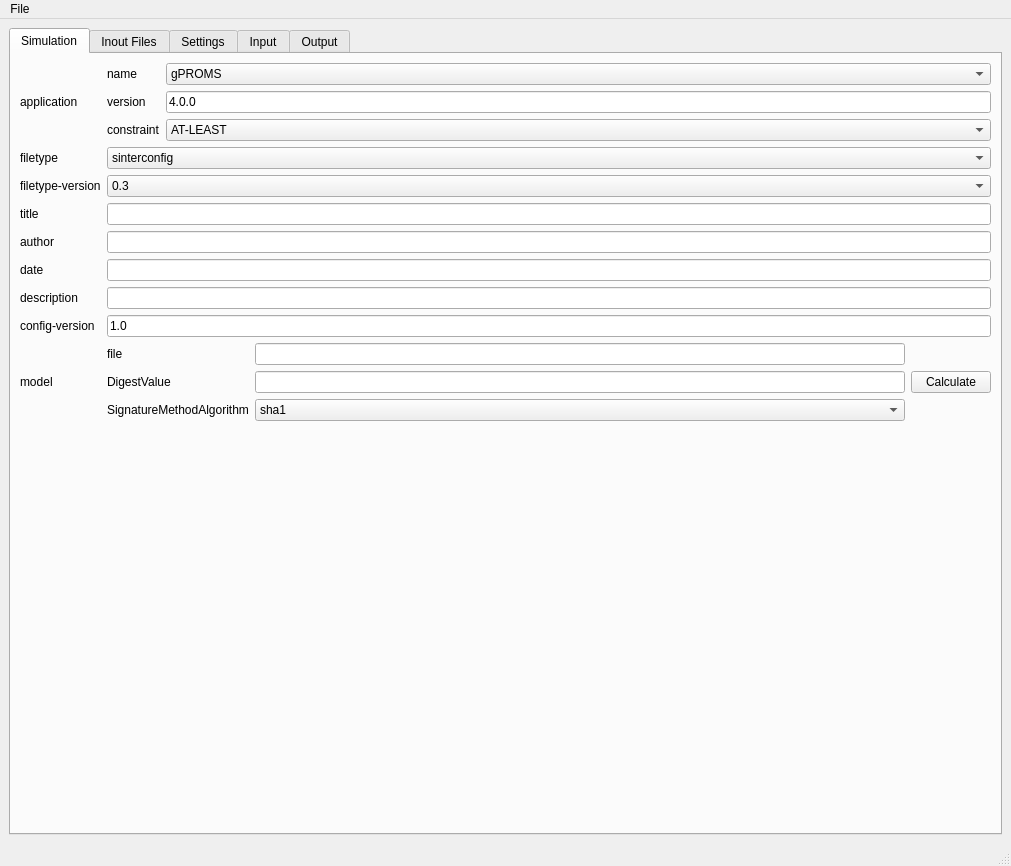
<?xml version="1.0" encoding="UTF-8"?>
<ui version="4.0">
 <class>MainWindow</class>
 <widget class="QMainWindow" name="MainWindow">
  <property name="geometry">
   <rect>
    <x>0</x>
    <y>0</y>
    <width>1011</width>
    <height>866</height>
   </rect>
  </property>
  <property name="windowTitle">
   <string>MainWindow</string>
  </property>
  <widget class="QWidget" name="centralwidget">
   <layout class="QVBoxLayout" name="verticalLayout_4">
    <item>
     <widget class="QTabWidget" name="inputs_table_2">
      <property name="currentIndex">
       <number>0</number>
      </property>
      <widget class="QWidget" name="simulation">
       <attribute name="title">
        <string>Simulation</string>
       </attribute>
       <layout class="QVBoxLayout" name="verticalLayout_5">
        <item>
         <layout class="QGridLayout" name="gridLayout">
          <item row="0" column="0">
           <widget class="QLabel" name="label_4">
            <property name="sizePolicy">
             <sizepolicy hsizetype="Maximum" vsizetype="Preferred">
              <horstretch>0</horstretch>
              <verstretch>0</verstretch>
             </sizepolicy>
            </property>
            <property name="text">
             <string>application</string>
            </property>
           </widget>
          </item>
          <item row="6" column="2">
           <widget class="QLineEdit" name="date"/>
          </item>
          <item row="0" column="2">
           <layout class="QGridLayout" name="gridLayout_2">
            <item row="1" column="0">
             <widget class="QLabel" name="label_5">
              <property name="text">
               <string>version</string>
              </property>
              <property name="buddy">
               <cstring>application_version</cstring>
              </property>
             </widget>
            </item>
            <item row="0" column="0">
             <widget class="QLabel" name="label">
              <property name="sizePolicy">
               <sizepolicy hsizetype="Maximum" vsizetype="Preferred">
                <horstretch>0</horstretch>
                <verstretch>0</verstretch>
               </sizepolicy>
              </property>
              <property name="text">
               <string>name</string>
              </property>
              <property name="buddy">
               <cstring>application_name</cstring>
              </property>
             </widget>
            </item>
            <item row="2" column="0">
             <widget class="QLabel" name="label_6">
              <property name="text">
               <string>constraint</string>
              </property>
              <property name="buddy">
               <cstring>application_constraint</cstring>
              </property>
             </widget>
            </item>
            <item row="0" column="1">
             <widget class="QComboBox" name="application_name">
              <item>
               <property name="text">
                <string>gPROMS</string>
               </property>
              </item>
             </widget>
            </item>
            <item row="1" column="1">
             <widget class="QLineEdit" name="application_version">
              <property name="text">
               <string>4.0.0</string>
              </property>
             </widget>
            </item>
            <item row="2" column="1">
             <widget class="QComboBox" name="application_constraint">
              <item>
               <property name="text">
                <string>AT-LEAST</string>
               </property>
              </item>
             </widget>
            </item>
           </layout>
          </item>
          <item row="6" column="0">
           <widget class="QLabel" name="label_9">
            <property name="text">
             <string>date</string>
            </property>
            <property name="buddy">
             <cstring>date</cstring>
            </property>
           </widget>
          </item>
          <item row="2" column="2">
           <widget class="QComboBox" name="filetype">
            <item>
             <property name="text">
              <string>sinterconfig</string>
             </property>
            </item>
           </widget>
          </item>
          <item row="3" column="0">
           <widget class="QLabel" name="label_2">
            <property name="text">
             <string>filetype-version</string>
            </property>
            <property name="buddy">
             <cstring>filetype_version</cstring>
            </property>
           </widget>
          </item>
          <item row="8" column="0">
           <widget class="QLabel" name="label_11">
            <property name="text">
             <string>config-version</string>
            </property>
            <property name="buddy">
             <cstring>config_version</cstring>
            </property>
           </widget>
          </item>
          <item row="4" column="2">
           <widget class="QLineEdit" name="title"/>
          </item>
          <item row="3" column="2">
           <widget class="QComboBox" name="filetype_version">
            <item>
             <property name="text">
              <string>0.3</string>
             </property>
            </item>
           </widget>
          </item>
          <item row="5" column="0">
           <widget class="QLabel" name="label_8">
            <property name="text">
             <string>author</string>
            </property>
            <property name="buddy">
             <cstring>author</cstring>
            </property>
           </widget>
          </item>
          <item row="2" column="0">
           <widget class="QLabel" name="label_3">
            <property name="text">
             <string>filetype</string>
            </property>
            <property name="buddy">
             <cstring>filetype</cstring>
            </property>
           </widget>
          </item>
          <item row="7" column="2">
           <widget class="QLineEdit" name="description"/>
          </item>
          <item row="8" column="2">
           <widget class="QLineEdit" name="config_version">
            <property name="text">
             <string>1.0</string>
            </property>
           </widget>
          </item>
          <item row="9" column="0">
           <widget class="QLabel" name="label_12">
            <property name="text">
             <string>model</string>
            </property>
           </widget>
          </item>
          <item row="7" column="0">
           <widget class="QLabel" name="label_10">
            <property name="text">
             <string>description</string>
            </property>
            <property name="buddy">
             <cstring>description</cstring>
            </property>
           </widget>
          </item>
          <item row="9" column="2">
           <layout class="QGridLayout" name="gridLayout_5">
            <item row="1" column="2">
             <widget class="QPushButton" name="digest_calculate">
              <property name="text">
               <string>Calculate</string>
              </property>
             </widget>
            </item>
            <item row="0" column="0">
             <widget class="QLabel" name="label_13">
              <property name="text">
               <string>file</string>
              </property>
              <property name="buddy">
               <cstring>model_file</cstring>
              </property>
             </widget>
            </item>
            <item row="0" column="1">
             <widget class="QLineEdit" name="model_file"/>
            </item>
            <item row="1" column="1">
             <widget class="QLineEdit" name="model_digest_value"/>
            </item>
            <item row="1" column="0">
             <widget class="QLabel" name="label_14">
              <property name="text">
               <string>DigestValue</string>
              </property>
              <property name="buddy">
               <cstring>model_digest_value</cstring>
              </property>
             </widget>
            </item>
            <item row="2" column="0">
             <widget class="QLabel" name="label_15">
              <property name="text">
               <string>SignatureMethodAlgorithm</string>
              </property>
              <property name="buddy">
               <cstring>mode_digest_method</cstring>
              </property>
             </widget>
            </item>
            <item row="2" column="1">
             <widget class="QComboBox" name="mode_digest_method">
              <item>
               <property name="text">
                <string>sha1</string>
               </property>
              </item>
             </widget>
            </item>
           </layout>
          </item>
          <item row="5" column="2">
           <widget class="QLineEdit" name="author"/>
          </item>
          <item row="4" column="0">
           <widget class="QLabel" name="label_7">
            <property name="text">
             <string>title</string>
            </property>
            <property name="buddy">
             <cstring>title</cstring>
            </property>
           </widget>
          </item>
         </layout>
        </item>
        <item>
         <spacer name="verticalSpacer">
          <property name="orientation">
           <enum>Qt::Vertical</enum>
          </property>
          <property name="sizeHint" stdset="0">
           <size>
            <width>20</width>
            <height>413</height>
           </size>
          </property>
         </spacer>
        </item>
       </layout>
      </widget>
      <widget class="QWidget" name="input_files">
       <attribute name="title">
        <string>Inout Files</string>
       </attribute>
       <layout class="QVBoxLayout" name="verticalLayout_3">
        <item>
         <layout class="QHBoxLayout" name="horizontalLayout_3">
          <item>
           <widget class="QPushButton" name="add_input_file">
            <property name="text">
             <string>add</string>
            </property>
           </widget>
          </item>
          <item>
           <widget class="QPushButton" name="del_input_file">
            <property name="text">
             <string>delete</string>
            </property>
           </widget>
          </item>
          <item>
           <widget class="QPushButton" name="digest_input_files">
            <property name="text">
             <string>calculate digest value</string>
            </property>
           </widget>
          </item>
          <item>
           <spacer name="horizontalSpacer_3">
            <property name="orientation">
             <enum>Qt::Horizontal</enum>
            </property>
            <property name="sizeHint" stdset="0">
             <size>
              <width>40</width>
              <height>20</height>
             </size>
            </property>
           </spacer>
          </item>
         </layout>
        </item>
        <item>
         <widget class="QTableWidget" name="input_files_table">
          <column>
           <property name="text">
            <string>file</string>
           </property>
          </column>
          <column>
           <property name="text">
            <string>DigestValue</string>
           </property>
          </column>
          <column>
           <property name="text">
            <string>SignatureMethodAlgorithm</string>
           </property>
          </column>
         </widget>
        </item>
       </layout>
      </widget>
      <widget class="QWidget" name="settings">
       <attribute name="title">
        <string>Settings</string>
       </attribute>
       <layout class="QVBoxLayout" name="verticalLayout">
        <item>
         <widget class="QTableWidget" name="settings_table">
          <row>
           <property name="text">
            <string>ProcessName</string>
           </property>
          </row>
          <row>
           <property name="text">
            <string>Password</string>
           </property>
          </row>
          <column>
           <property name="text">
            <string>type</string>
           </property>
          </column>
          <column>
           <property name="text">
            <string>default</string>
           </property>
          </column>
          <column>
           <property name="text">
            <string>description</string>
           </property>
          </column>
          <item row="0" column="0">
           <property name="text">
            <string>string</string>
           </property>
          </item>
          <item row="0" column="1">
           <property name="text">
            <string/>
           </property>
           <property name="flags">
            <set>ItemIsSelectable|ItemIsEditable|ItemIsDragEnabled|ItemIsUserCheckable|ItemIsEnabled</set>
           </property>
          </item>
          <item row="0" column="2">
           <property name="text">
            <string>Simulation specific setting: ProcessName</string>
           </property>
          </item>
          <item row="1" column="0">
           <property name="text">
            <string>string</string>
           </property>
          </item>
          <item row="1" column="1">
           <property name="flags">
            <set>ItemIsSelectable|ItemIsEditable|ItemIsDragEnabled|ItemIsUserCheckable|ItemIsEnabled</set>
           </property>
          </item>
          <item row="1" column="2">
           <property name="text">
            <string>Simulation specific setting: Password</string>
           </property>
          </item>
         </widget>
        </item>
       </layout>
      </widget>
      <widget class="QWidget" name="input">
       <attribute name="title">
        <string>Input</string>
       </attribute>
       <layout class="QVBoxLayout" name="verticalLayout_2">
        <item>
         <layout class="QHBoxLayout" name="horizontalLayout_2">
          <item>
           <widget class="QPushButton" name="add_input">
            <property name="text">
             <string>add</string>
            </property>
           </widget>
          </item>
          <item>
           <widget class="QPushButton" name="delete_input">
            <property name="text">
             <string>delete</string>
            </property>
           </widget>
          </item>
          <item>
           <spacer name="horizontalSpacer_2">
            <property name="orientation">
             <enum>Qt::Horizontal</enum>
            </property>
            <property name="sizeHint" stdset="0">
             <size>
              <width>40</width>
              <height>20</height>
             </size>
            </property>
           </spacer>
          </item>
         </layout>
        </item>
        <item>
         <widget class="QTableWidget" name="inputs_table">
          <column>
           <property name="text">
            <string>path</string>
           </property>
          </column>
          <column>
           <property name="text">
            <string>type</string>
           </property>
          </column>
          <column>
           <property name="text">
            <string>default</string>
           </property>
          </column>
          <column>
           <property name="text">
            <string>max</string>
           </property>
          </column>
          <column>
           <property name="text">
            <string>min</string>
           </property>
          </column>
          <column>
           <property name="text">
            <string>units</string>
           </property>
          </column>
          <column>
           <property name="text">
            <string>description</string>
           </property>
          </column>
         </widget>
        </item>
       </layout>
      </widget>
      <widget class="QWidget" name="output">
       <attribute name="title">
        <string>Output</string>
       </attribute>
       <layout class="QVBoxLayout" name="verticalLayout_8">
        <item>
         <layout class="QHBoxLayout" name="horizontalLayout">
          <item>
           <widget class="QPushButton" name="add_output">
            <property name="text">
             <string>add</string>
            </property>
           </widget>
          </item>
          <item>
           <widget class="QPushButton" name="delete_output">
            <property name="text">
             <string>delete</string>
            </property>
           </widget>
          </item>
          <item>
           <spacer name="horizontalSpacer">
            <property name="orientation">
             <enum>Qt::Horizontal</enum>
            </property>
            <property name="sizeHint" stdset="0">
             <size>
              <width>40</width>
              <height>20</height>
             </size>
            </property>
           </spacer>
          </item>
         </layout>
        </item>
        <item>
         <widget class="QTableWidget" name="outputs_table">
          <column>
           <property name="text">
            <string>path</string>
           </property>
          </column>
          <column>
           <property name="text">
            <string>type</string>
           </property>
          </column>
          <column>
           <property name="text">
            <string>default</string>
           </property>
          </column>
          <column>
           <property name="text">
            <string>units</string>
           </property>
          </column>
          <column>
           <property name="text">
            <string>description</string>
           </property>
          </column>
         </widget>
        </item>
       </layout>
      </widget>
     </widget>
    </item>
   </layout>
  </widget>
  <widget class="QMenuBar" name="menubar">
   <property name="geometry">
    <rect>
     <x>0</x>
     <y>0</y>
     <width>1011</width>
     <height>21</height>
    </rect>
   </property>
   <widget class="QMenu" name="menuLoad">
    <property name="title">
     <string>File</string>
    </property>
    <addaction name="actionSave"/>
    <addaction name="actionLoad"/>
    <addaction name="actionQuit"/>
   </widget>
   <addaction name="menuLoad"/>
  </widget>
  <widget class="QStatusBar" name="statusbar"/>
  <action name="actionSave">
   <property name="text">
    <string>Save</string>
   </property>
  </action>
  <action name="actionLoad">
   <property name="text">
    <string>Load</string>
   </property>
  </action>
  <action name="actionQuit">
   <property name="text">
    <string>Quit</string>
   </property>
  </action>
 </widget>
 <tabstops>
  <tabstop>application_name</tabstop>
  <tabstop>application_version</tabstop>
  <tabstop>application_constraint</tabstop>
  <tabstop>filetype</tabstop>
  <tabstop>filetype_version</tabstop>
  <tabstop>title</tabstop>
  <tabstop>author</tabstop>
  <tabstop>date</tabstop>
  <tabstop>description</tabstop>
  <tabstop>config_version</tabstop>
  <tabstop>model_file</tabstop>
  <tabstop>digest_calculate</tabstop>
  <tabstop>model_digest_value</tabstop>
  <tabstop>mode_digest_method</tabstop>
  <tabstop>outputs_table</tabstop>
  <tabstop>delete_output</tabstop>
  <tabstop>add_output</tabstop>
  <tabstop>inputs_table</tabstop>
  <tabstop>delete_input</tabstop>
  <tabstop>add_input</tabstop>
  <tabstop>settings_table</tabstop>
  <tabstop>add_input_file</tabstop>
  <tabstop>del_input_file</tabstop>
  <tabstop>input_files_table</tabstop>
  <tabstop>digest_input_files</tabstop>
 </tabstops>
 <resources/>
 <connections/>
</ui>
